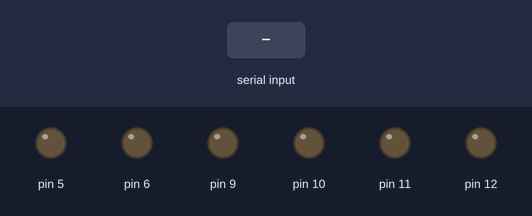
Bench run of a sketch on a simulated Arduino Uno, built with avr-gcc and run on an emulated ATmega328P. On the bench: output pins drawn as LEDs (lit = HIGH). The inputs (shaded band) are chosen by the test bench.

Above: at 1.2 s.
1.3 s: "f" received over Serial
At 2.1 s:
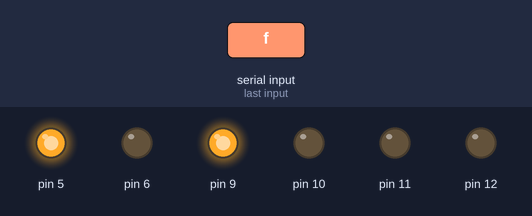
2.8 s: "s" received over Serial
At 3.2 s:
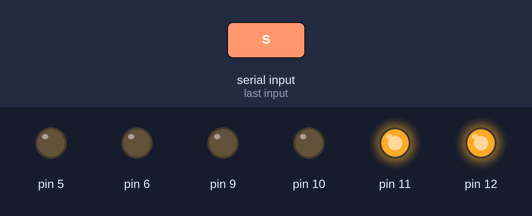
4.3 s: "b" received over Serial
At 5.5 s:
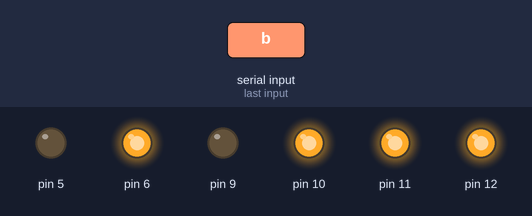
5.8 s: "l" received over Serial
At 6.7 s:
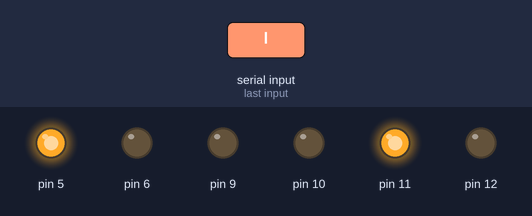
7.3 s: "r" received over Serial
At 7.9 s:
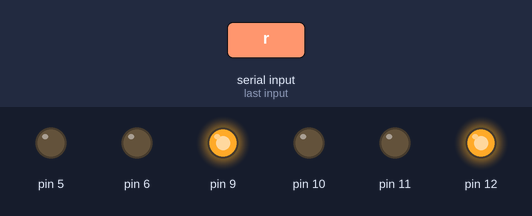
Timing chart, 0 to 9.8 s (numbered marks = the images above; inputs shaded):
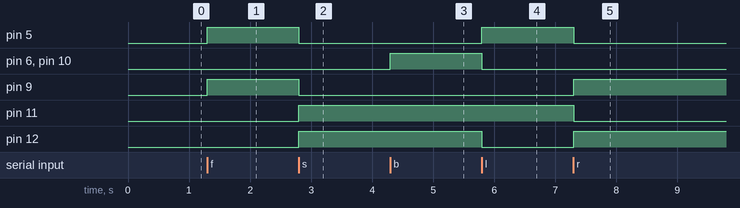

Measured:
- after the input at 1.3 s, pin 5, pin 9: LOW → HIGH at once
- after the input at 2.8 s, pin 5, pin 9: HIGH → LOW at once; pin 11, pin 12: LOW → HIGH at once
- after the input at 4.3 s, pin 6, pin 10: LOW → HIGH at once
- after the input at 5.8 s, pin 5: LOW → HIGH at once; pin 6, pin 10, pin 12: HIGH → LOW at once
- after the input at 7.3 s, pin 5, pin 11: HIGH → LOW at once; pin 9, pin 12: LOW → HIGH at once

The sketch:

car.ino
```cpp
void setup()
{
  pinMode(5, OUTPUT);
  pinMode(6, OUTPUT);
  pinMode(10, OUTPUT);
  pinMode(9, OUTPUT);
  pinMode(11,OUTPUT);
  pinMode(12,OUTPUT);
  Serial.begin(9600);
}
int com;
void loop()
{
  if(Serial.available()>0){
    com=Serial.read();
    switch(com){
      case 'f':forward();break;
      case 's':stop();break;
      case 'b':backward();break;
      case 'l':left();break;
      case 'r':right();break;
      default:break;
    }
  }
}
void forward()
{
    digitalWrite(11,LOW);
  digitalWrite(12,LOW);
  digitalWrite(5,HIGH);
  digitalWrite(6,LOW);
  digitalWrite(9,HIGH);
  digitalWrite(10,LOW);
}
void backward()
{
  digitalWrite(5,LOW);
  digitalWrite(6,HIGH);
  digitalWrite(9,LOW);
  digitalWrite(10,HIGH);
    digitalWrite(11,HIGH);
  digitalWrite(12,HIGH);
}
void left(){
      digitalWrite(11,LOW);
  digitalWrite(12,LOW);
  digitalWrite(5,HIGH);
  digitalWrite(6,LOW);
  digitalWrite(9,LOW);
  digitalWrite(10,LOW);
  digitalWrite(11,HIGH);

}
void right(){
      digitalWrite(11,LOW);
  digitalWrite(12,LOW);
  digitalWrite(5,LOW);
  digitalWrite(6,LOW);
  digitalWrite(9,HIGH);
  digitalWrite(10,LOW);
  digitalWrite(12,HIGH);
}
void stop(){
  digitalWrite(5,LOW);
  digitalWrite(6,LOW);
  digitalWrite(9,LOW);
  digitalWrite(10,LOW);
  digitalWrite(11,HIGH);
  digitalWrite(12,HIGH);

}
```
